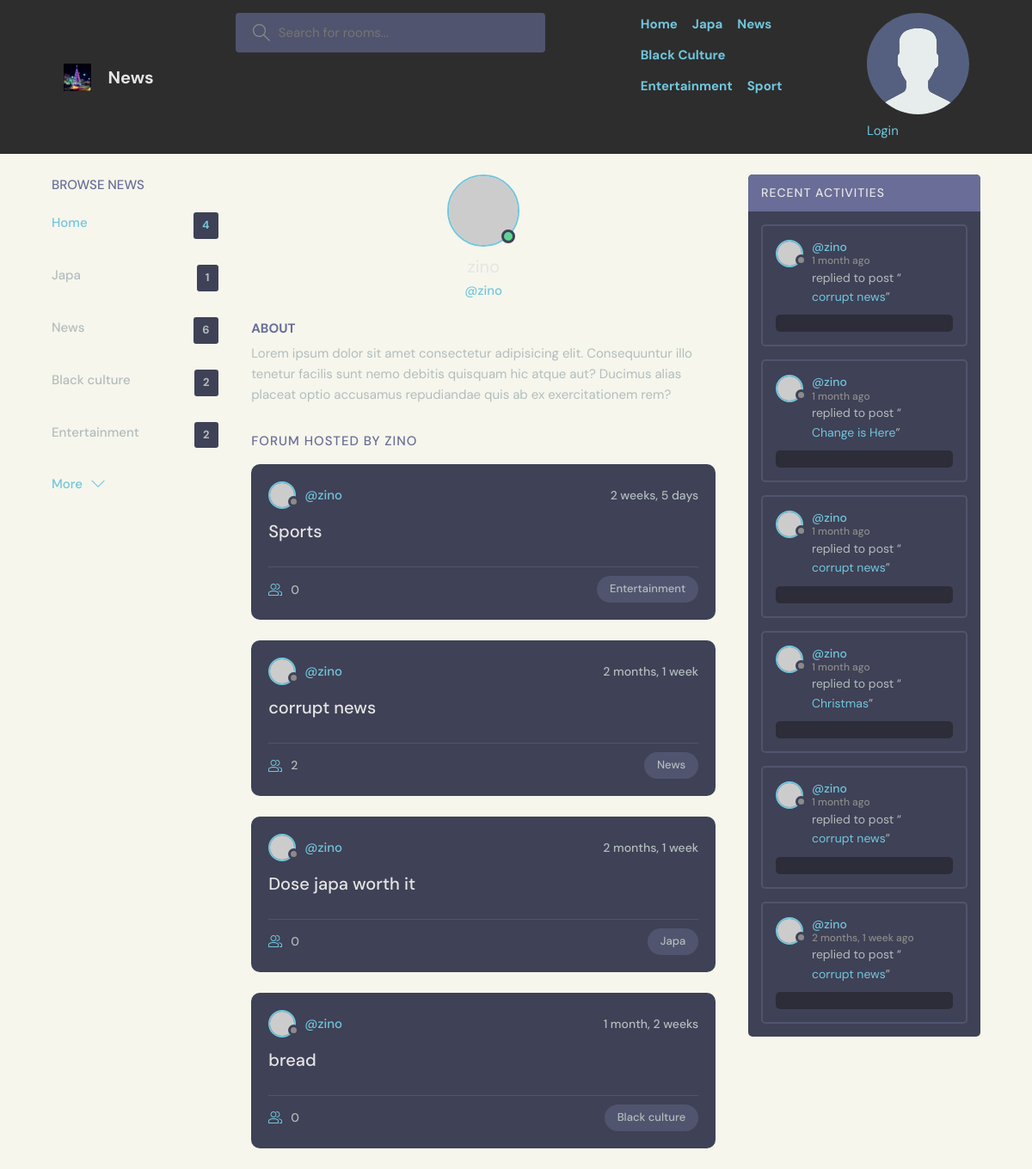
Before: /user-profile/1/ with the older database file.
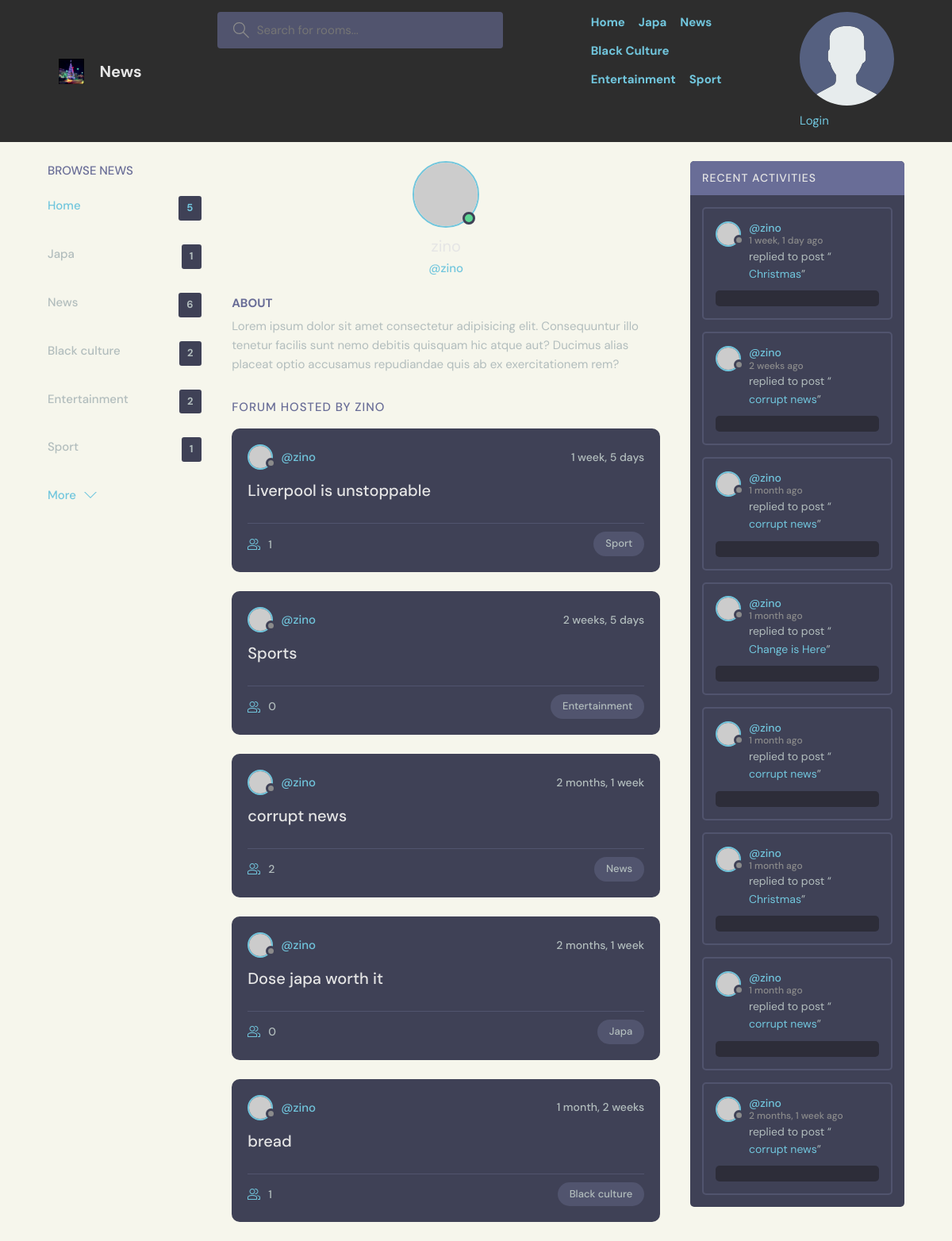
After: the same page with the newer database file.
### blog/models.py (models this page shows, shortened)
class Category(models.Model):
    name = models.CharField(max_length=100, unique=True)

class Post(models.Model):
    title = models.CharField(max_length=200)
    author = models.ForeignKey(User, on_delete=models.CASCADE)
    content = models.TextField(blank=True, null=True)
    participants =models.ManyToManyField(User, related_name='participants', blank=True)
    image = models.ImageField(upload_to='post_images/', blank=True, null=True)
    created_at = models.DateTimeField(auto_now_add=True)
    updated_at = models.DateTimeField(auto_now=True)
    category = models.ForeignKey(Category, on_delete=models.CASCADE)
    views = models.PositiveIntegerField(default=0)
    class Meta:
        ordering = ['-updated_at', 'created_at']
    def __str__(self):
        return self.title

class Comment(models.Model):
    post = models.ForeignKey(Post, related_name='comments', on_delete=models.CASCADE)
    user = models.ForeignKey(User, on_delete=models.CASCADE)
    content = models.TextField()
    created_at = models.DateTimeField(auto_now_add=True)
    class Meta:
        ordering = ['-created_at']

### blog/views.py (the view)
# urls.py: path('user-profile/<str:pk>/', views.userProfile, name='profile'),
def userProfile(request, pk):
    user = User.objects.get(id=pk)
    post_details = user.post_set.all() #Check each post by the specific user profile using from the POST MODEL ON VIEWS
    news_comments = user.comment_set.all()#Check each post by the specific user profile using from the POST MODEL ON VIEWS
    user_comments = Comment.objects.all() # Can also get all the user comments
    category = Category.objects.all()
    context = {'user': user,
               'post_details': post_details,
               'news_comments' : news_comments,
               'comments': user_comments,
               'category' : category
              }
    return render(request, 'apalaa/user_profile.html', context)

### template/apalaa/user_profile.html (shortened to what this page needs)
{% extends 'main.html' %}
{% block content %}
  <main class="profile-page layout layout--3">
    <div class="container">
      {% include 'apalaa/topics_component.html' %}
      <div class="roomList">
        <div class="profile">
          <div class="profile__avatar">
            <div class="avatar avatar--large active">
              <img src="https://randomuser.me/api/portraits/men/11.jpg" />
            </div>
          </div>
          <div class="profile__info">
            <h3>{{user.username}}</h3>
            <p>@{{user.username}}</p>
          </div>
          <div class="profile__about">
            <h3>About</h3>
            <p>
              Lorem ipsum dolor sit amet consectetur adipisicing elit. Consequuntur illo tenetur
              facilis sunt nemo debitis quisquam hic atque aut? Ducimus alias placeat optio
              accusamus repudiandae quis ab ex exercitationem rem?
            </p>
          </div>
        </div>
        <div class="roomList__header">
          <div>
            <h2>Forum hosted by {{user.username}}</a>
            </h2>
          </div>
        </div>
        {% include 'apalaa/feed_component.html'%}
      </div>
      {% include 'apalaa/user_activities.html' %}
    </div>
  </main>
{% endblock content %}

### templates/main.html (shortened to what this page needs)
<!DOCTYPE html>
{% load static %}
<html lang="en">
  <head>
    <link rel="stylesheet" href="{% static 'styles/style.css' %}" />
  </head>
  <body>
    {% include 'navbar.html' %}
    {% block content %}
    {% endblock %}
  </body>
</html>

### templates/navbar.html (shortened to what this page needs)
{% load static %}
<header class="header header--loggedIn">
  <div class="container">
    <a href="{% url 'home' %}" class="header__logo">
      <img src="{% static 'images/lagos-christmas.jpg' %}" />
      <h1>News</h1>
    </a>
    <form class="header__search" method="GET" action="{% url 'home' %}">
      <label>
        <input name="q" placeholder="Search for rooms..." />
      </label>
    </form>
    <ul class="topics__nav">
        <li>
          <a href="/" class="active">Home</a>
        </li>
        <li>
          <a href="/">Japa</a>
        </li>
        <li>
          <a href="/">News</a>
        </li>
        <li>
          <a href="/">Black Culture</a>
        </li>
        <li>
          <a href="/">Entertainment</a>
        </li>
        <li>
          <a href="/">Sport</a>
        </li>
    </ul>
      {% if request.user.is_authenticated %}
      <div class="header__user">
        <a href="{% url 'update-user' %}">
          <div class="avatar avatar--medium active">
            <img src="https://randomuser.me/api/portraits/men/37.jpg" />
          </div>
          <p>{{request.user.username}} <span>@{{request.user.username}}</span></p>
        </a>
        <button class="dropdown-button">
          <svg version="1.1" xmlns="http://www.w3.org/2000/svg" width="32" height="32" viewBox="0 0 32 32">
            <title>chevron-down</title>
            <path d="M16 21l-13-13h-3l16 16 16-16h-3l-13 13z"></path>
          </svg>
        </button>
      </div>
      {% else %}
      <a href="{% url 'login' %}">
        <img src="{% static 'images/avatar.svg' %}" />
        <p>Login</p>
      </a>
      {% endif %}
  </div>
</header>

### template/apalaa/topics_component.html
<div class="topics">
    <div class="topics__header">
      <h2>Browse News</h2>
    </div>
    <ul class="topics__list">
      <li>
        <a href="{% url 'home' %}" class="active">Home <span>{{category.count}}</span></a>
      </li>
      {% for user in category %}
      <li>
        <a href="{% url 'home' %}?q={{user.name}}">{{user.name}}<span>{{user.post_set.all.count}}</span></a>
      </li>
      {% endfor %}
    </ul>
    <a class="btn btn--link" href="{% url 'topics' %}">
      More
      <svg version="1.1" xmlns="http://www.w3.org/2000/svg" width="32" height="32" viewBox="0 0 32 32">
        <title>chevron-down</title>
        <path d="M16 21l-13-13h-3l16 16 16-16h-3l-13 13z"></path>
      </svg>
    </a>
  </div>

### template/apalaa/feed_component.html (shortened to what this page needs)
{% for post_detail in post_details %}
<div class="roomListRoom">
    <div class="roomListRoom__header">
      <a href="{% url 'profile' post_detail.author.id %}" class="roomListRoom__author">
        <div class="avatar avatar--small">
          <img src="https://randomuser.me/api/portraits/women/11.jpg" />
        </div>
        <span>@{{post_detail.author.username}}</span>
      </a>
      <div class="roomListRoom__actions">
        <span>{{post_detail.created_at|timesince}}</span>
      </div>
    </div>
    <div class="roomListRoom__content">
      <a href="{% url 'news' post_detail.id%}">{{post_detail.title}}</a>
    </div>
    <div class="roomListRoom__meta">
      <a href="{% url 'news' post_detail.id %}" class="roomListRoom__joined">
        {{post_detail.participants.all.count}}
      </a>
      <p class="roomListRoom__topic">{{post_detail.category.name}}</p>
    </div>
</div>
{% endfor %}

### template/apalaa/user_activities.html (shortened to what this page needs)
<div class="activities">
    <div class="activities__header">
      <h2>Recent Activities</h2>
    </div>
    {% for message in news_comments %}
    <div class="activities__box">
      <div class="activities__boxHeader roomListRoom__header">
        <a href="{% url 'profile' message.user.id %}" class="roomListRoom__author">
          <div class="avatar avatar--small">
            <img src="https://randomuser.me/api/portraits/women/11.jpg" />
          </div>
          <p>
            @{{message.user}}
            <span>{{message.created_at|timesince}} ago</span>
          </p>
        </a>
      </div>
      <div class="activities__boxContent">
        <p>replied to post “<a href="{% url 'news' message.post.id%}">{{message.post}}</a>”</p>
        <div class="activities__boxRoomContent">
        </div>
      </div>
    </div>
    {% endfor %}
  </div>

Changed rows visible on the page:
added Category: name "Sport", post_set.all.count "1"
added Post: author.username "zino", created_at "1 week, 5 days", title "Liverpool is unstoppable", participants.all.count "1", category.name "Sport"
computed for Post "bread": participants.all.count "0" → "1"
added Comment: user "zino", created_at "1 week, 1 day", post "Christmas"
added Comment: user "zino", created_at "2 weeks", post "corrupt news"
Other visible differences:
{{ category.count }}: "4" → "5"
